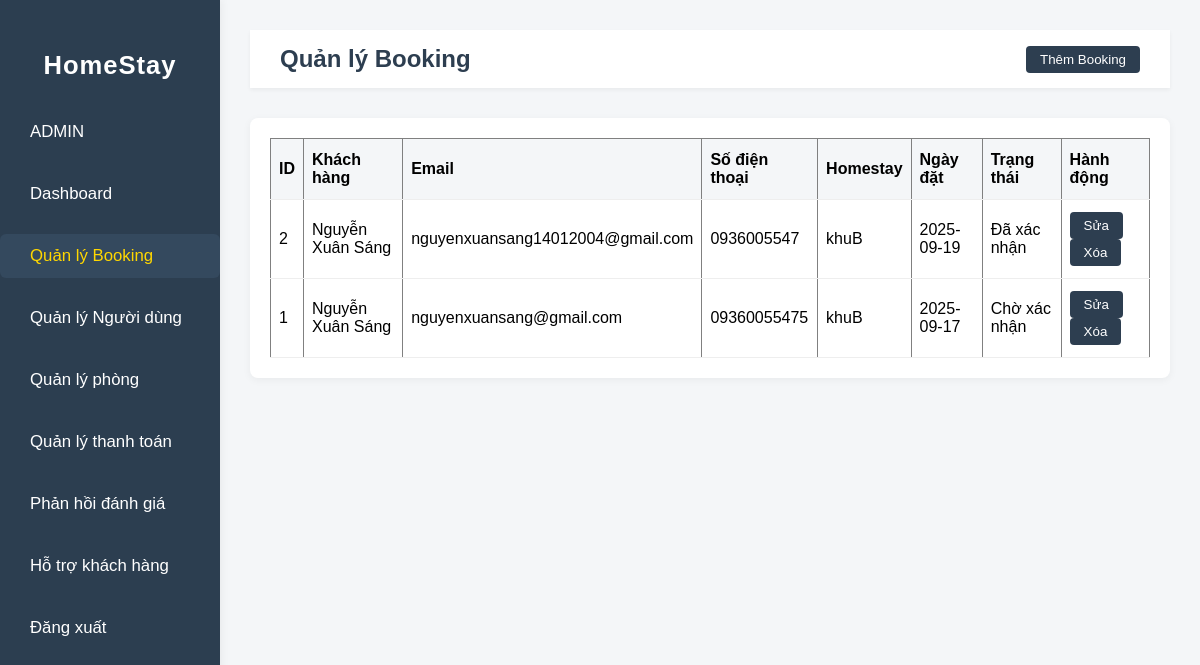
The app's page /php/adminBooking.php with its own data.
### tables this page shows
CREATE TABLE `booking` (
  `id` int(11) NOT NULL,
  `customerName` varchar(100) DEFAULT NULL,
  `customerEmail` varchar(100) DEFAULT NULL,
  `customerNumber` varchar(20) DEFAULT NULL,
  `homestayName` varchar(100) DEFAULT NULL,
  `bookingDate` date DEFAULT NULL,
  `bookingStatus` varchar(50) DEFAULT NULL
);

### php/adminBooking.php (the view, shortened to what this page needs)
<?php
include 'config.php';
?>
<!DOCTYPE html>
<html lang="en">
<head>
    <link rel="stylesheet" href="../style.css">
</head>
<body>
<div class="sidebar">
    <h2>HomeStay</h2>
    <ul>
        <li><a href="admin.php">ADMIN</a></li>
        <li><a href="adminDashboard.php">Dashboard</a></li>
        <li><a href="adminBooking.php" class="active">Quản lý Booking</a></li>
        <li><a href="adminUser.php">Quản lý Người dùng</a></li>
        <li><a href="rooms.php">Quản lý phòng</a></li>
        <li><a href="payment.php">Quản lý thanh toán</a></li>
        <li><a href="review.php">Phản hồi đánh giá</a></li>
        <li><a href="support.php">Hỗ trợ khách hàng</a></li>
        <li><a href="login.html">Đăng xuất</a></li>
    </ul>
</div>
<div class="main">
    <div class="header">
        <h1>Quản lý Booking</h1>
        <button class="btn" onclick="showAddBookingForm()">Thêm Booking</button>
    </div>
    <div class="table-container">
        <table border="1" cellpadding="8" cellspacing="0">
            <thead>
                <tr>
                    <th>ID</th>
                    <th>Khách hàng</th>
                    <th>Email</th>
                    <th>Số điện thoại</th>
                    <th>Homestay</th>
                    <th>Ngày đặt</th>
                    <th>Trạng thái</th>
                    <th>Hành động</th>
                </tr>
            </thead>
            <tbody>
            <?php
            $sql = "SELECT * FROM booking ORDER BY id DESC";
            $result = $conn->query($sql);
            if($result->num_rows > 0){
                while($row = $result->fetch_assoc()){
                    echo "<tr>";
                    echo "<td>".$row['id']."</td>";
                    echo "<td>".$row['customerName']."</td>";
                    echo "<td>".$row['customerEmail']."</td>";
                    echo "<td>".$row['customerNumber']."</td>";
                    echo "<td>".$row['homestayName']."</td>";
                    echo "<td>".$row['bookingDate']."</td>";
                    echo "<td>".$row['bookingStatus']."</td>";
                    echo "<td>
                        <button class='btn' onclick='showEditBookingForm(".$row['id'].")'>Sửa</button>
                        <button class='btn' onclick='deleteBooking(".$row['id'].")'>Xóa</button>
                        </td>";
                    echo "</tr>";
                }
            } else {
                echo "<tr><td colspan='8'>Chưa có booking nào</td></tr>";
            }
            ?>
            </tbody>
        </table>
    </div>
</div>
</body>
</html>

### style.css (style rules this page uses)
body { margin: 0; font-family: Arial, sans-serif; background: #f4f6f8; }
.sidebar { width: 220px; background: #2c3e50; color: #fff; min-height: 100vh; position: fixed; left: 0; top: 0; padding: 30px 0 0 0; box-shadow: 2px 0 8px rgba(0,0,0,0.05); }
.sidebar h2 { text-align: center; margin-bottom: 30px; font-size: 1.6rem; letter-spacing: 1px; font-weight: bold; }
.sidebar ul { list-style: none; padding: 0; margin: 0; }
.sidebar ul li { margin: 18px 0; }
.sidebar ul li a { color: #fff; text-decoration: none; padding: 12px 30px; display: block; border-radius: 6px; transition: background 0.2s; font-size: 1.05rem; }
.sidebar ul li a:hover, .sidebar ul li a.active { background: #34495e; color: #ffd700; }
.main { margin-left: 220px; padding: 30px; }
.header { background: #fff; padding: 15px 30px; box-shadow: 0 2px 4px rgba(0,0,0,0.05); margin-bottom: 30px; display: flex; justify-content: space-between; align-items: center; }
.header h1 { margin: 0; font-size: 24px; color: #2d3e50; }
.table-container { background: #fff; padding: 20px; border-radius: 8px; box-shadow: 0 2px 8px rgba(0,0,0,0.05); }
table { width: 100%; border-collapse: collapse; }
th, td { padding: 12px 8px; border-bottom: 1px solid #eee; text-align: left; }
th { background: #f4f6f8; }
.btn { padding: 6px 14px; background: #2d3e50; color: #fff; border: none; border-radius: 4px; cursor: pointer; }

### records on screen
booking: id "2", customerName "Nguyễn Xuân Sáng", customerEmail "nguyenxuansang14012004@gmail.com", customerNumber "0936005547", homestayName "khuB", bookingDate "2025-09-19", bookingStatus "Đã xác nhận"
booking: id "1", customerName "Nguyễn Xuân Sáng", customerEmail "nguyenxuansang@gmail.com", customerNumber "09360055475", homestayName "khuB", bookingDate "2025-09-17", bookingStatus "Chờ xác nhận"
